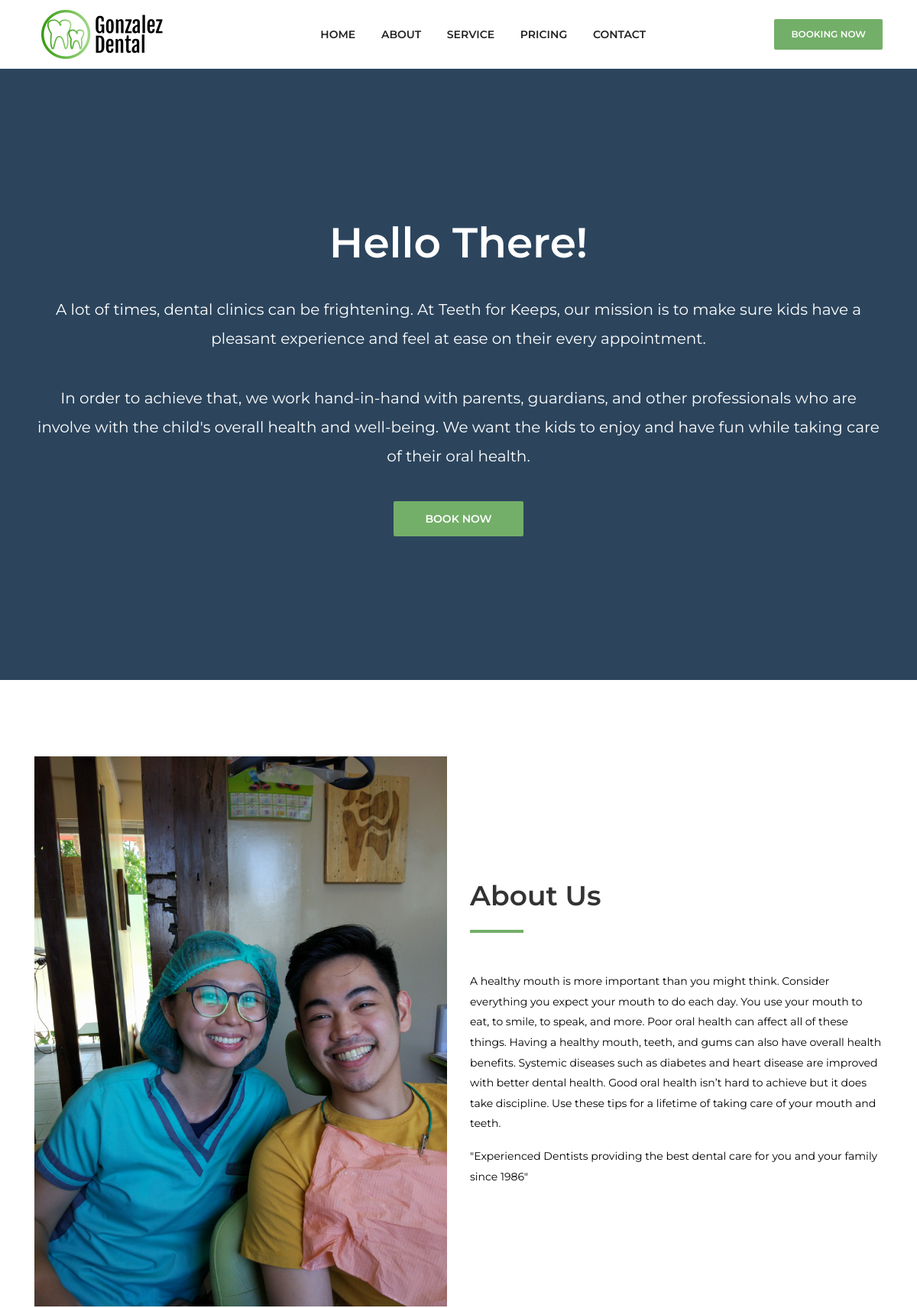
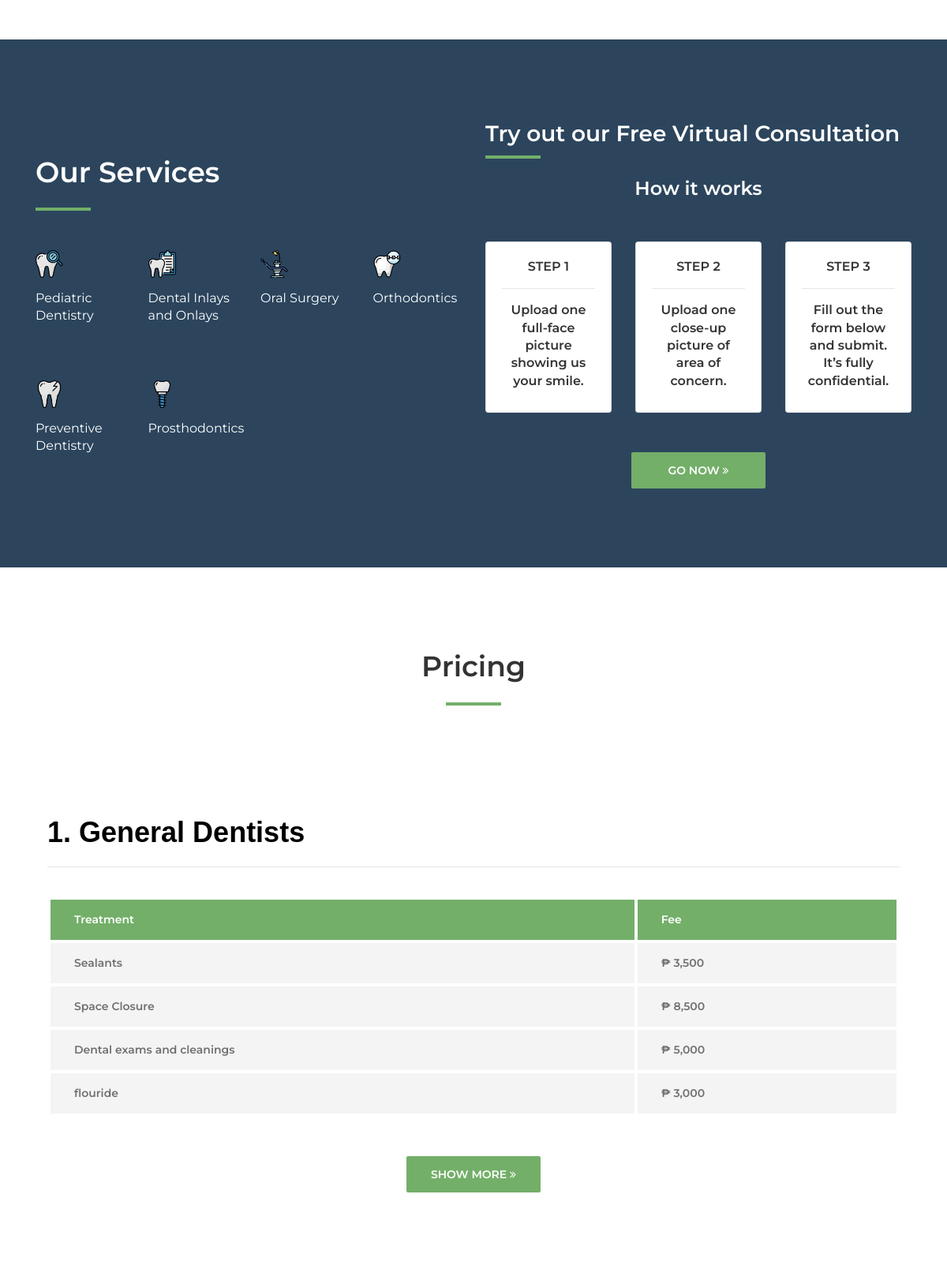
/home/ (upper part), run on the app's committed database (2 pictures, top to bottom).
### management/models.py (models this page shows, shortened)
class Department(models.Model):
  department = models.CharField(max_length=60, null = True)
  description = models.TextField()
  date_created = models.DateTimeField(auto_now_add = True, null = True)
  history = HistoricalRecords(cascade_delete_history=True)

class Treatment(models.Model):
  department = models.ForeignKey(Department, null=True, on_delete=models.CASCADE)
  treatment = models.CharField(max_length=60, null = True)
  treatment_fee = models.IntegerField(null=True, default=0)
  date_created = models.DateTimeField(auto_now_add = True, null = True, blank=True)
  history = HistoricalRecords(cascade_delete_history=True)

### website/views.py (the view)
# urls.py: path('home/', include('website.urls')),
def home(request):
  department = Department.objects.filter(id=1)
  department = Department.objects.exclude(department='Staff')
  treatment = Treatment.objects.all()
  context = {
    'department':department,
    'treatment':treatment
  }
  return render(request, 'home.html', context)

### management/context_processors.py (called while the page is built)
def get_notification(request):
    count = BookAppointment.objects.filter(assign_doctor=None).count()
    countVC = VirtualConsult.objects.filter(assign_doctor=None).count()
    data = {
        "count":count,
        "countVC":countVC,
    }
    return data

### website/templates/home.html (shortened to what this page needs)
{% extends 'base.html' %}
{% load static %}
{% block content %}
  <section class="welcome-area">
      <div class="welcome-welcome-slide  bg-gradient-overlay">
        <div class="container h-100">
          <div class="row h-100 align-items-center">
            <div class="col-12">
              <div class="welcome-text text-center">
                <h2 data-animation="fadeInUp" data-delay="100ms">Hello There!</h2>
                <p data-animation="fadeInUp" data-delay="300ms">A lot of times, dental clinics can be frightening. At Teeth for Keeps, our mission is to make sure kids have a pleasant experience and feel at ease on their every appointment.</p>
                <p>In order to achieve that, we work hand-in-hand with parents, guardians, and other professionals who are involve with the child's overall health and well-being. We want the kids to enjoy and have fun while taking care of their oral health.</p>
                <div class="welcome-btn-group">
                  <a href="{% url 'home' %}#booking" class="btn dento-btn mx-4" data-animation="fadeInUp" data-delay="500ms">BOOK NOW</a>
                </div>
              </div>
            </div>
          </div>
        </div>
      </div>
  </section>
  <section class="dento-about-us-area section-padding-100-0">
    <div class="container">
      <div class="row align-items-center">
        <div class="col-12 col-md-6">
          <div class="about-us-thumbnail mb-50">
            <img src="{% static 'website/img/bg-img/about.jpg' %}" alt="">
          </div>
        </div>
        <div class="col-12 col-md-6">
          <div class="about-us-content mb-50">
            <div class="section-heading">
              <h2>About Us</h2>
              <div class="line"></div>
            </div>
            <p>A healthy mouth is more important than you might think. Consider everything you expect your mouth to do each day. You use your mouth to eat, to smile, to speak, and more. Poor oral health can affect all of these things.
              Having a healthy mouth, teeth, and gums can also have overall health benefits. Systemic diseases such as diabetes and heart disease are improved with better dental health.
              Good oral health isn’t hard to achieve but it does take discipline. Use these tips for a lifetime of taking care of your mouth and teeth. </p>
                            <p >
                            "Experienced Dentists providing the best dental care for you and your family since 1986"</p>
          </div>
        </div>
      </div>
    </div>
  </section>
  <div class="container">
    <div class="dento-border clearfix"></div>
  </div>
  <section class="dento-service-area section-padding-100-0 bg-img bg-gradient-overlay">
    <div class="container">
      <div class="row align-items-center">
        <div class="col-12 col-lg-6">
          <div class="service-content mb-30">
            <div class="section-heading white">
              <h2>Our Services</h2>
              <div class="line"></div>
            </div>
            <div class="row">
            <div class="col-6 col-md-3">
              <div class="single-service mb-70">
                <img src="{% static 'website/img/core-img/s20.png' %}" alt="">
                <h6>Pediatric Dentistry</h6>
              </div>
            </div>
              <div class="col-6 col-md-3">
                <div class="single-service mb-70">
                  <img src="{% static 'website/img/core-img/s21.png' %}" alt="">
                  <h6>Dental Inlays and Onlays</h6>
                </div>
              </div>
              <div class="col-6 col-md-3">
                <div class="single-service mb-70">
                  <img src="{% static 'website/img/core-img/s18.png' %}" alt="">
                  <h6>Oral Surgery</h6>
                </div>
              </div>
              <div class="col-6 col-md-3">
                <div class="single-service mb-70">
                  <a  href="{% url 'pricing' %}#pricing3"><img src="{% static 'website/img/core-img/s19.png' %}" alt="">
                  <h6>Orthodontics</h6></a>
                </div>
              </div>
              <div class="col-6 col-md-3">
                <div class="single-service mb-70">
                   <a  href="{% url 'pricing' %}#pricing4"><img src="{% static 'website/img/core-img/s22.png' %}" alt="">
                  <h6>Preventive Dentistry</h6></a>
                </div>
              </div>
              <div class="col-6 col-md-3">
                <div class="single-service mb-70">
                  <a  href="{% url 'pricing' %}#pricing2"><img src="{% static 'website/img/core-img/s23.png' %}" alt="">
                  <h6>Prosthodontics</h6></a>
                </div>
              </div>
            </div>
          </div>
        </div>
        <div class="col-12 col-lg-6">
          <div class="dento-video-area mb-100">
            <div class="section-heading white">
              <h3 style="color:white;">Try out our Free Virtual Consultation</h3>
              <div class="line">
            </div>
            <br>
            <div class="section-heading">
              <center><h4 style="color:white;">How it works</h4></center>
            </div>
              <div class="row">
              <div class="col-4">
                <div class="card">
                  <div class="card-body">
                    <center><h6>STEP 1</h6></center>
                    <hr>
                    <center><h6>Upload one full-face picture showing us your smile.</h6></center>
                  </div>
                </div>
              </div>
              <div class="col-4">
                <div class="card">
                  <div class="card-body">
                    <center><h6>STEP 2</h6></center>
                    <hr>
                    <center><h6>Upload one close-up picture of area of concern.</h6></center>
                  </div>
                </div>
              </div>
              <div class="col-4">
                <div class="card">
                  <div class="card-body">
                    <center><h6>STEP 3</h6></center>
                    <hr>
                    <center><h6>Fill out the form below and submit. It’s fully confidential.</h6></center>
                  </div>
                </div>
              </div>
              <div class="col-12" >
                <div class="more-btn text-center mt-50">
                  <a href="{% url 'service' %}" class="btn dento-btn">Go now <i class="fa fa-angle-double-right"></i></a>
                </div>
              </div>
          </div>
        </div>
      </div>
    </div>
  </section>
  <section class="dento-pricing-table-area section-padding-100">
    <div class="container">
      <div class="row">
        <div class="col-12">
          <div class="section-heading text-center">
            <h2>Pricing</h2>
            <div class="line"></div>
          </div>
        </div>
      </div>
      <div class="col-12">
        <div class="dento-price-table table-responsive">
            {% for department in department|slice:":1" %}
          <table class="table table-borderless mb-0"><br><br><br><br>
            <div style="font-size:36px; font-family:'Monserrat',sans-serif; color:black; inline-height:1.4; font-weight:600;">
              {{ forloop.counter }}. {{department.department}}
            <thead>
                  <tr>
                    <th> Treatment </th>
                    <th> Fee </th>
                </tr>
            </thead><hr>
              {% for treatment in department.treatment_set.all %}
            <tbody>
              <tr class="odd gradeX">
                  <td id="{{ forloop.counter }}">{{treatment.treatment}}</td>
                  {% load humanize %}
                  <td>	&#8369; {{treatment.treatment_fee|intcomma}}</td>
              </tr>
              {% endfor %}<br>
              {% endfor %}
            </tbody>
          </table>
        </div>
      </div>
        <div class="col-12" id="booking">
          <div class="more-btn text-center mt-50" id="booking">
            <a href="{% url 'pricing' %}" class="btn dento-btn">Show More <i class="fa fa-angle-double-right"></i></a>
          </div>
        </div>
      </div>
  </section>
{% endblock %}

### static/website/css/style.css (style rules this page uses)
* { margin: 0; padding: 0; }
body { font-family: "Montserrat", sans-serif; font-weight: 400; font-size: 14px; }
h1, h2, h3, h4, h5, h6 { font-family: "Montserrat", sans-serif; color: #333333; line-height: 1.4; font-weight: 600; }
a, a:active, a:focus, a:hover { color: #333333; text-decoration: none; -webkit-transition-duration: 500ms; -o-transition-duration: 500ms; transition-duration: 500ms; outline: none; }
p { line-height: 1.9; color: #000; font-size: 14px; font-weight: 400; }
img { max-width: 100%; height: auto; }
.bg-gradient-overlay { position: relative; z-index: 1; }
.bg-gradient-overlay::after { position: absolute; content: ""; height: 100%; width: 100%; top: 0; left: 0; z-index: -1; background: #2c455d; }
.bg-img { background-position: center center; background-size: cover; background-repeat: no-repeat; }
.mt-50 { margin-top: 50px; }
.mb-30 { margin-bottom: 30px; }
.mb-50 { margin-bottom: 50px; }
.mb-70 { margin-bottom: 70px; }
.mb-100 { margin-bottom: 100px; }
.section-padding-100 { padding-top: 100px; padding-bottom: 100px; }
.section-padding-100-0 { padding-top: 100px; padding-bottom: 0; }
.section-heading { position: relative; z-index: 1; margin-bottom: 50px; }
.section-heading h2 { font-size: 36px; text-transform: capitalize; margin-bottom: 20px; }
.section-heading .line { width: 70px; height: 4px; background-color: #73af69; }
.section-heading.text-center .line { margin: 0 auto; }
.section-heading.white h2 { color: #ffffff; }
.dento-btn { position: relative; z-index: 1; min-width: 170px; height: 46px; line-height: 42px; font-size: 14px; font-weight: 600; display: inline-block; padding: 0 20px; text-align: center; text-transform: uppercase; color: #ffffff; border-radius: 2px; background-color: #73af69; -webkit-transition: all 500ms; -o-transition: all 500ms; transition: all 500ms; border: 2px solid #73af69; }
.welcome-welcome-slide { position: relative; z-index: 2; width: 100%; height: 800px; }
.welcome-text { position: relative; z-index: 1; }
.welcome-text h2 { font-size: 55px; color: #ffffff; margin-bottom: 30px; display: block; text-transform: capitalize; }
.welcome-text p { font-size: 20px; color: #ffffff; margin-bottom: 40px; }
.dento-pricing-table-area { position: relative; z-index: 1; }
.dento-price-table { position: relative; z-index: 1; }
.dento-price-table table thead tr > td, .dento-price-table table thead tr > th { background-color: #73af69; color: #ffffff; }
.dento-price-table table tr > td, .dento-price-table table tr > th { padding: 15px 30px; border-radius: 3px; border: 4px solid #ffffff; background-color: #f4f4f4; font-weight: 600; color: #707070; }
.single-service { position: relative; z-index: 1; }
.single-service img { display: block; margin-bottom: 15px; max-height: 35px; }
.single-service h6 { color: #ffffff; -webkit-transition-duration: 500ms; -o-transition-duration: 500ms; transition-duration: 500ms; margin-bottom: 0; font-weight: 400; }
.dento-video-area { position: relative; z-index: 1; }
.dento-border { position: relative; z-index: 1; width: 100%; height: 2px; background-color: #f4f4f4; }

### static/website/css/default-assets/classy-nav.css (style rules this page uses)
body { font-family: "Roboto", sans-serif; }
img { height: auto; max-width: 100%; }
.bg-img { background-position: center center; background-size: cover; background-repeat: no-repeat; }

### data on the page
Department: department "General Dentists"
Treatment: treatment "Sealants", treatment_fee "3,500"
Treatment: treatment "Space Closure", treatment_fee "8,500"
Treatment: treatment "Dental exams and cleanings", treatment_fee "5,000"
Treatment: treatment "flouride", treatment_fee "3,000"
